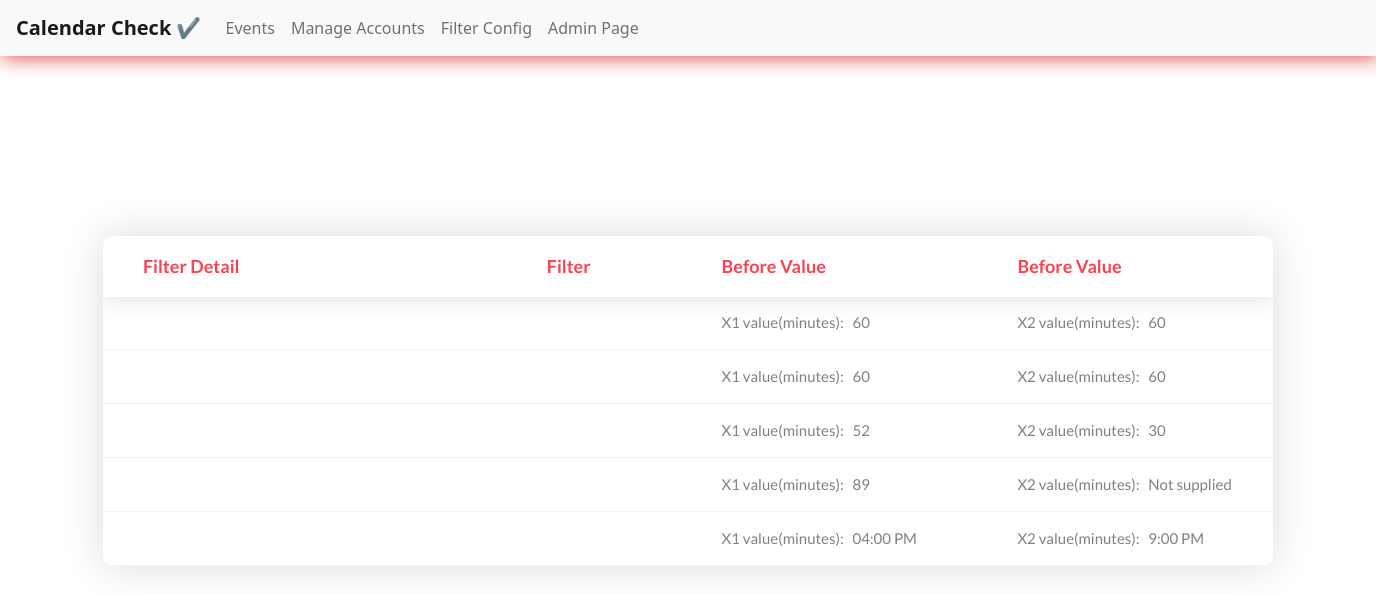
The app's page /filter with its own data.
### cal/models.py (models this page shows, shortened)
class Filter(models.Model):
    filter_detail = models.CharField('Filter Detail', max_length=300, null=True)
    keyword = models.CharField(max_length=30, choices=keyword)
    X1 = models.CharField('value to set(X1)', max_length=200, null=True, blank=True, help_text = "if Window is selected Please use 12-hour clock and X2 should be greater than X1")
    X2 = models.CharField('value to set(X2)', max_length=200, null=True, blank=True)
    class Meta:
        verbose_name_plural = "FIlters"

### cal/views.py (the view)
# urls.py: path('filter', filter_config, name='filter'),
def filter_config(request):
    filters = Filter.objects.all()
    context = {'filters': filters}
    return render(request, 'cal/filter_config.html', context)

### cal/templates/cal/filter_config.html
{% extends 'index.html' %}
{% block content %}
<div class="limiter">
    <div class="container-table100">
        <div class="wrap-table100">
            <div class="table100 ver2 m-b-110">
                <div class="table100-head">
                    <table>
                        <thead>
                            <tr class="row100 head">
                                <th class="cell100 column1">Filter Detail</th>
                                <th class="cell100 column2">Filter</th>
                                <th class="cell100 column3">Before Value</th>
                                <th class="cell100 column4">Before Value</th>
                            </tr>
                        </thead>
                    </table>
                </div>
                <div class="table100-body js-pscroll">
                    <table>
                        <tbody>
                            {% for filter in filters %}
                            {% if filter.name == 'Temperature' %}
                            <tr class="row100 body">
                                <td class="cell100 column1">{{ filter.detail }}</td>
                                <td class="cell100 column2">{{ filter.name }}</td>
                                <td class="cell100 column3">X1 value(Celsius): &nbsp; {{ filter.X1|default_if_none:"Not supplied" }}</td>
                                <td class="cell100 column4">X2 value(Celsius): &nbsp; {{ filter.X2|default_if_none:"Not supplied" }}</td>
                            </tr>
                            {% else %}
                            <tr class="row100 body">
                                <td class="cell100 column1">{{ filter.detail }}</td>
                                <td class="cell100 column2">{{ filter.name }}</td>
                                <td class="cell100 column3">X1 value(minutes): &nbsp; {{ filter.X1|default_if_none:"Not supplied" }}</td>
                                <td class="cell100 column4">X2 value(minutes): &nbsp; {{ filter.X2|default_if_none:"Not supplied" }}</td>
                            </tr>
                            {% endif %}
                            {% endfor %}
                        </tbody>
                    </table>
                </div>
            </div>
        </div>
    </div>
</div>
{% endblock content %}

### static/css/main.css (style rules this page uses)
* { margin: 0px; padding: 0px; box-sizing: border-box; }
body, html { height: 100%; font-family: sans-serif; }
.js-pscroll { position: relative; overflow: hidden; }
.limiter { width: 1366px; margin: 0 auto; }
.container-table100 { width: 100%; min-height: 100vh; background: #fff; display: -webkit-box; display: -webkit-flex; display: -moz-box; display: -ms-flexbox; display: flex; align-items: center; justify-content: center; flex-wrap: wrap; padding: 33px 30px; }
.wrap-table100 { width: 1170px; }
.table100 { background-color: #fff; }
table { width: 100%; }
th, td { font-weight: unset; padding-right: 10px; }
.column1 { width: 33%; padding-left: 40px; }
.column2 { width: 13%; }
.column3 { width: 22%; }
.column4 { width: 19%; }
.table100-head th { padding-top: 18px; padding-bottom: 18px; }
.table100-body td { padding-top: 16px; padding-bottom: 16px; }
.table100 { position: relative; padding-top: 60px; }
.table100-head { position: absolute; width: 100%; top: 0; left: 0; }
.table100-body { max-height: 585px; overflow: auto; }
.table100.ver2 .table100-head { box-shadow: 0 5px 20px 0px rgba(0, 0, 0, 0.1); -moz-box-shadow: 0 5px 20px 0px rgba(0, 0, 0, 0.1); -webkit-box-shadow: 0 5px 20px 0px rgba(0, 0, 0, 0.1); -o-box-shadow: 0 5px 20px 0px rgba(0, 0, 0, 0.1); -ms-box-shadow: 0 5px 20px 0px rgba(0, 0, 0, 0.1); }
.table100.ver2 th { font-family: Lato-Bold; font-size: 18px; color: #fa4251; line-height: 1.4; background-color: transparent; }
.table100.ver2 td { font-family: Lato-Regular; font-size: 15px; color: #808080; line-height: 1.4; }
.table100.ver2 .table100-body tr { border-bottom: 1px solid #f2f2f2; }
.table100.ver2 { border-radius: 10px; overflow: hidden; box-shadow: 0 0px 40px 0px rgba(0, 0, 0, 0.15); -moz-box-shadow: 0 0px 40px 0px rgba(0, 0, 0, 0.15); -webkit-box-shadow: 0 0px 40px 0px rgba(0, 0, 0, 0.15); -o-box-shadow: 0 0px 40px 0px rgba(0, 0, 0, 0.15); -ms-box-shadow: 0 0px 40px 0px rgba(0, 0, 0, 0.15); }

### records on screen
Filter: X1 "60", X2 "60"
Filter: X1 "60", X2 "60"
Filter: X1 "52", X2 "30"
Filter: X1 "89", X2 "Not supplied"
Filter: X1 "04:00 PM", X2 "9:00 PM"
